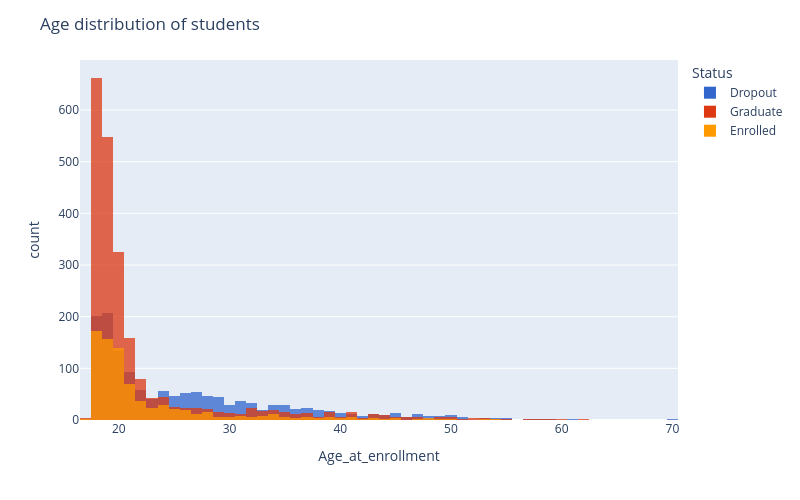

Notebook cell for this chart:
### Markdown cell above
**Observasi**
- grafik menunjukan bahwa 32,1% mahasiswa telah dropout
- juga menunjukan bahwa hampir 50% mahasiswa berhasil lulus, dan 17% baru saja mendaftar

### Code cell
# Histogram for Age
fig = px.histogram(df, x='Age_at_enrollment', color = 'Status',
                   opacity = 0.75, barmode = 'overlay',
                    width = 800, height = 500, color_discrete_sequence=px.colors.qualitative.G10)
fig.update_layout(title='Age distribution of students')
fig.show()

### Figure 1 — Plotly figure (JSON) as saved in the notebook; plotly's stock layout.template omitted (floating-point values rounded to 4 significant figures; data arrays with more than 128 entries replaced by an {"elided": "..."} marker saying what was removed)
{"data": [{"bingroup": "x", "hovertemplate": "Status=Dropout<br>Age_at_enrollment=%{x}<br>count=%{y}<extra></extra>", "legendgroup": "Dropout", "marker": {"color": "#3366CC", "opacity": 0.75, "pattern": {"shape": ""}}, "name": "Dropout", "orientation": "v", "showlegend": true, "type": "histogram", "x": {"elided": "1421 int values"}, "xaxis": "x", "yaxis": "y"}, {"bingroup": "x", "hovertemplate": "Status=Graduate<br>Age_at_enrollment=%{x}<br>count=%{y}<extra></extra>", "legendgroup": "Graduate", "marker": {"color": "#DC3912", "opacity": 0.75, "pattern": {"shape": ""}}, "name": "Graduate", "orientation": "v", "showlegend": true, "type": "histogram", "x": {"elided": "2209 int values"}, "xaxis": "x", "yaxis": "y"}, {"bingroup": "x", "hovertemplate": "Status=Enrolled<br>Age_at_enrollment=%{x}<br>count=%{y}<extra></extra>", "legendgroup": "Enrolled", "marker": {"color": "#FF9900", "opacity": 0.75, "pattern": {"shape": ""}}, "name": "Enrolled", "orientation": "v", "showlegend": true, "type": "histogram", "x": {"elided": "794 int values"}, "xaxis": "x", "yaxis": "y"}], "layout": {"barmode": "overlay", "height": 500, "legend": {"title": {"text": "Status"}, "tracegroupgap": 0}, "margin": {"t": 60}, "title": {"text": "Age distribution of students"}, "width": 800, "xaxis": {"anchor": "y", "domain": [0, 1], "title": {"text": "Age_at_enrollment"}}, "yaxis": {"anchor": "x", "domain": [0, 1], "title": {"text": "count"}}}}
